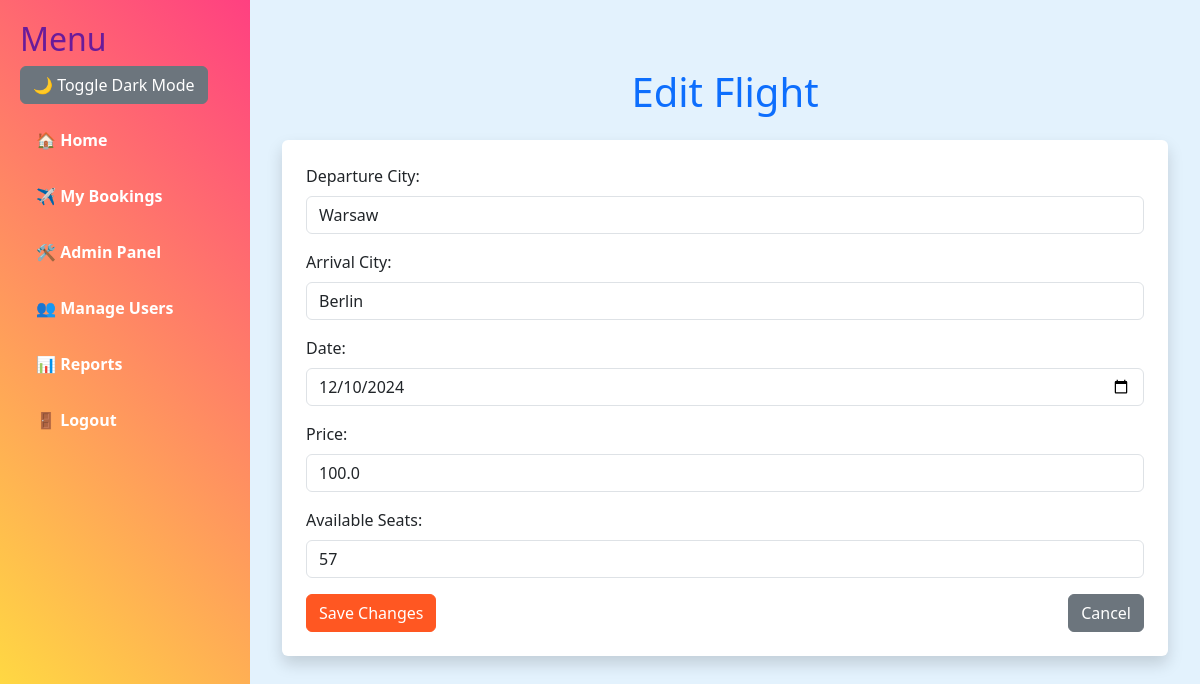
The app's page /edit_flight/1 (signed in) with its own data.
### app.py (models this page shows)
class Flight(db.Model):
    id = db.Column(db.Integer, primary_key=True)
    departure_city = db.Column(db.String(100), nullable=False)
    arrival_city = db.Column(db.String(100), nullable=False)
    date = db.Column(db.String(100), nullable=False)
    price = db.Column(db.Float, nullable=False)
    available_seats = db.Column(db.Integer, nullable=False)

### app.py (the view, shortened to what this page needs)
@app.route("/edit_flight/<int:flight_id>", methods=["GET", "POST"])
@login_required
def edit_flight(flight_id):
    if not current_user.is_admin:
        return "Access Denied! Only admins can edit flights."
    flight = Flight.query.get_or_404(flight_id)  # Pobierz lot lub zwróć błąd 404
    return render_template("edit_flight.html", flight=flight)  # Przekaż dane lotu do formularza

### app.py (called while the page is built)
@login_manager.user_loader
def load_user(user_id):
    return User.query.get(int(user_id))

    @property
    def is_active(self):
        return True

### templates/edit_flight.html (shortened to what this page needs)
{% extends "base.html" %}
{% block content %}
<div class="container mt-5">
    <h1 class="text-center text-primary mb-4">Edit Flight</h1>
    <form method="POST" class="shadow p-4 rounded bg-white">
        <div class="mb-3">
            <label for="departure_city" class="form-label">Departure City:</label>
            <input type="text" id="departure_city" name="departure_city" class="form-control" value="{{ flight.departure_city }}" required>
        </div>
        <div class="mb-3">
            <label for="arrival_city" class="form-label">Arrival City:</label>
            <input type="text" id="arrival_city" name="arrival_city" class="form-control" value="{{ flight.arrival_city }}" required>
        </div>
        <div class="mb-3">
            <label for="date" class="form-label">Date:</label>
            <input type="date" id="date" name="date" class="form-control" value="{{ flight.date }}" required>
        </div>
        <div class="mb-3">
            <label for="price" class="form-label">Price:</label>
            <input type="number" id="price" name="price" class="form-control" step="0.01" value="{{ flight.price }}" required>
        </div>
        <div class="mb-3">
            <label for="available_seats" class="form-label">Available Seats:</label>
            <input type="number" id="available_seats" name="available_seats" class="form-control" value="{{ flight.available_seats }}" required>
        </div>
        <div class="d-flex justify-content-between">
            <button type="submit" class="btn btn-primary">Save Changes</button>
            <a href="/admin" class="btn btn-secondary">Cancel</a>
        </div>
    </form>
</div>
{% endblock %}

### templates/base.html (style rules this page uses)
body { background-color: #e3f2fd; margin: 0; display: flex; transition: background-color 0.3s, color 0.3s; }
h1, h2, h3 { color: #6a1b9a; }
.btn-primary { background-color: #2196f3; border-color: #2196f3; }
.btn-primary { background-color: #ff5722; border-color: #ff5722; }

### records on screen
Flight: departure_city "Warsaw", arrival_city "Berlin", date "12/10/2024", price "100.0", available_seats "57"
